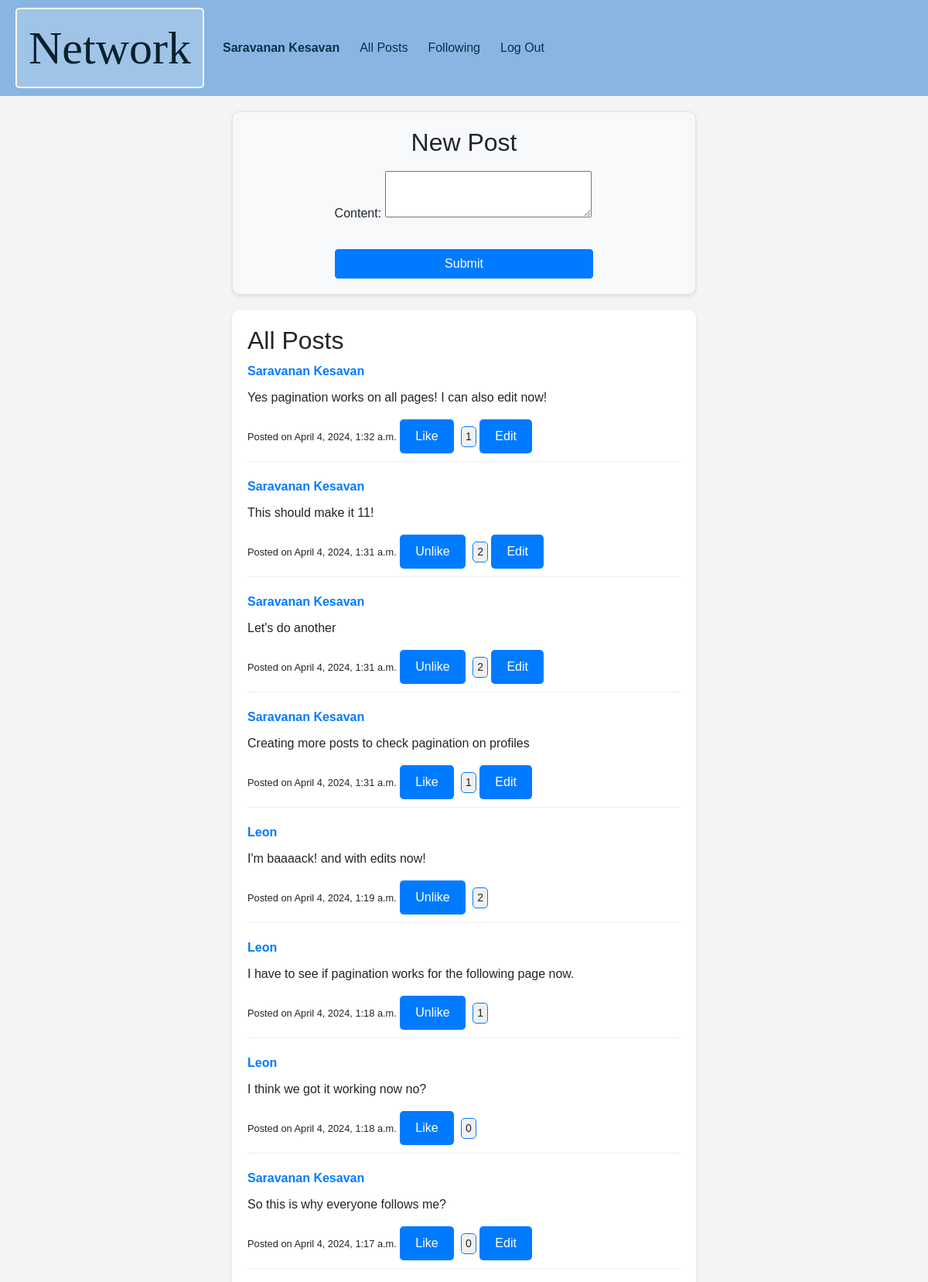
The page / (signed in, upper part) on the database as committed earlier.
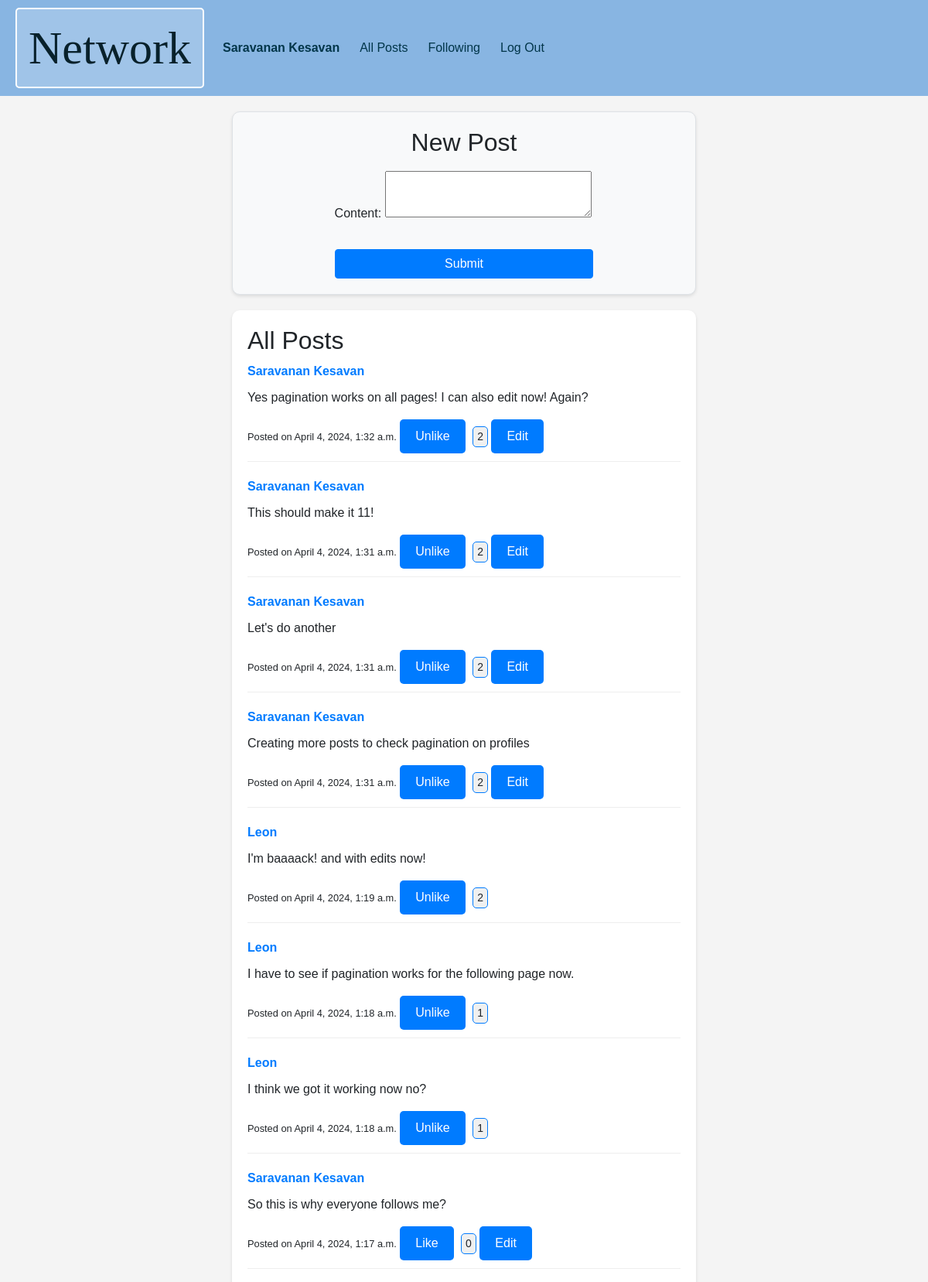
The same page on the database as committed later.
### network/models.py (models this page shows, shortened)
class Post(models.Model):
    content = models.TextField()
    creator = models.ForeignKey(User, on_delete=models.CASCADE, related_name="posts")
    timestamp = models.DateTimeField(auto_now_add=True)
    likes = models.ManyToManyField(User, related_name="liked_posts", blank=True)

class User(AbstractUser):
    followers = models.ManyToManyField('self', symmetrical=False, related_name='following', blank=True)

### network/views.py (the view)
# urls.py: path("", views.index, name="index"),
@login_required
def index(request):
    if request.method == "POST":
        form = NewPostForm(request.POST)
        if form.is_valid():
            post = form.save(commit=False)
            post.creator = request.user
            post.save()
            return redirect('index')
    else:
        form = NewPostForm()
    posts_list = Post.objects.all().order_by('-timestamp')
    paginator = Paginator(posts_list, 10)  # Show 10 posts per page
    page_number = request.GET.get('page')
    posts = paginator.get_page(page_number)
    return render(request, "network/index.html", {'form': form, 'posts': posts})

### network/forms.py
class NewPostForm(forms.ModelForm):
    class Meta:
        model = Post
        fields = ['content']

### network/templates/network/index.html (shortened to what this page needs)
{% extends "network/layout.html" %}
{% block body %}
    {% if user.is_authenticated %}
    <div class="new-post-container">
        <div class="new-post-form">
            <h2>New Post</h2>
            <form method="post">
                {{ form.as_p }}
                <button type="submit" class="btn btn-primary">Submit</button>
            </form>
        </div>
    </div>
    <div class="container">
        <h2>All Posts</h2>
        {% for post in posts %}
            <div class="post" id="post-{{ post.id }}">
                <div class="post-header">
                    <strong><a href="{% url 'profile' username=post.creator.username %}">{{ post.creator.username }}</a></strong>
                </div>
                <div class="post-content">
                    <p>{{ post.content }}</p>
                </div>
                <small>Posted on {{ post.timestamp }}</small>
                <button class="like-btn" data-post-id="{{ post.id }}" data-liked="{% if user in post.likes.all %}true{% else %}false{% endif %}">
                    {% if user in post.likes.all %}
                        Unlike
                    {% else %}
                        Like
                    {% endif %}
                </button>
                <span class="like-count" id="like-count-{{ post.id }}">{{ post.likes.count }}</span>
                {% if user == post.creator %}
                    <button class="edit-btn" data-post-id="{{ post.id }}" data-edit-url="{% url 'edit_post' post.id %}">Edit</button>
                {% endif %}
            </div>
        {% endfor %}
    </div>
    {% endif %}
{% endblock %}

Rows that differ between the two databases and show on the page:
changed Post: content "Yes pagination works on all pages! I can also edit now!" → "Yes pagination works on all pages! I can also edit now! Again?"; likes.count "1" → "2"; text "Like" → "Unlike"
computed for Post "Creating more posts to check pagination on profiles": likes.count "1" → "2"; text "Like" → "Unlike"
computed for Post "I think we got it working now no?": likes.count "0" → "1"; text "Like" → "Unlike"
